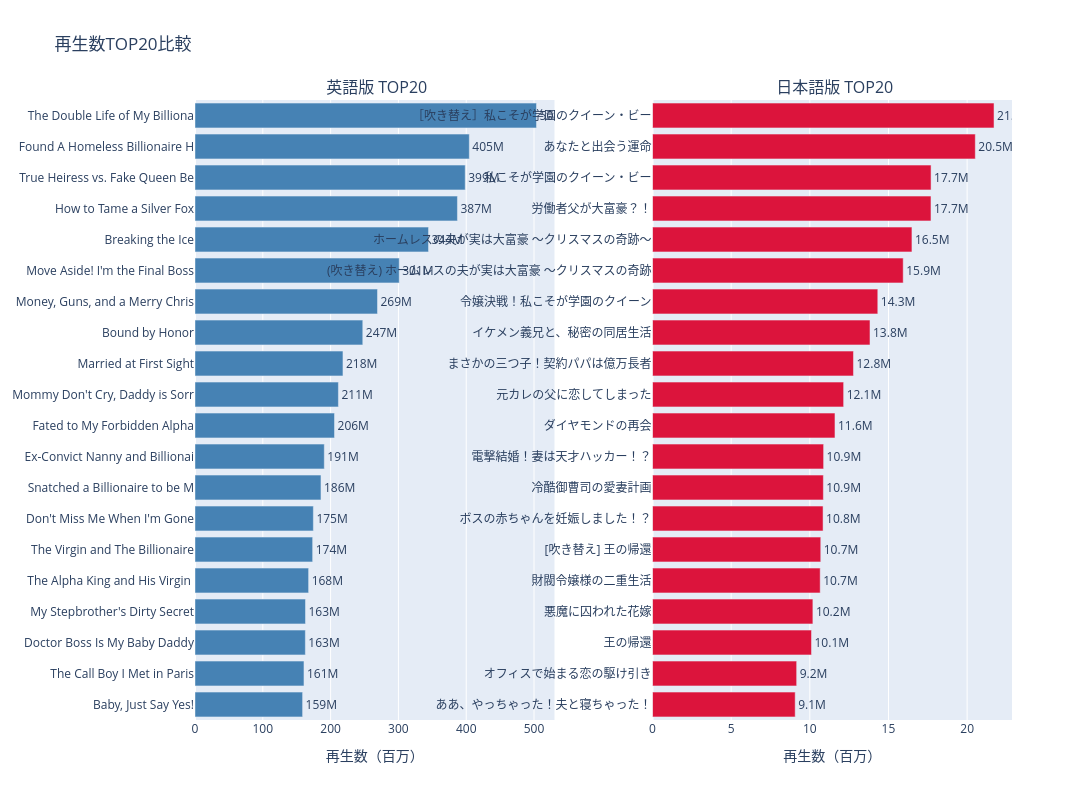

The code cell stored with this chart in its notebook:
### Code cell
#  再生数TOP20比較（横並び）

if len(df_en) > 0:
    top20_en = df_en.nlargest(20, 'read_count')[['title', 'read_count', 'content_type']]
    top20_ja = df.nlargest(20, 'read_count')[['title', 'read_count', 'category']]
    
    fig = make_subplots(rows=1, cols=2,
                         subplot_titles=[' 英語版 TOP20', ' 日本語版 TOP20'],
                         horizontal_spacing=0.12)
    
    # 英語版
    fig.add_trace(
        go.Bar(y=top20_en['title'].str[:30][::-1], 
               x=top20_en['read_count'][::-1]/1e6,
               orientation='h', marker_color='steelblue',
               text=[f"{x/1e6:.0f}M" for x in top20_en['read_count'][::-1]],
               textposition='outside'),
        row=1, col=1
    )
    
    # 日本語版
    fig.add_trace(
        go.Bar(y=top20_ja['title'].str[:30][::-1],
               x=top20_ja['read_count'][::-1]/1e6,
               orientation='h', marker_color='crimson',
               text=[f"{x/1e6:.1f}M" for x in top20_ja['read_count'][::-1]],
               textposition='outside'),
        row=1, col=2
    )
    
    fig.update_layout(height=800, width=1600, showlegend=False,
                      title_text=' 再生数TOP20比較')
    fig.update_xaxes(title_text='再生数（百万）', row=1, col=1)
    fig.update_xaxes(title_text='再生数（百万）', row=1, col=2)
    fig.show()

### Figure 1 — Plotly figure (JSON) as saved in the notebook; plotly's stock layout.template omitted (floating-point values rounded to 4 significant figures)
{"data": [{"marker": {"color": "steelblue"}, "orientation": "h", "text": ["159M", "161M", "163M", "163M", "168M", "174M", "175M", "186M", "191M", "206M", "211M", "218M", "247M", "269M", "301M", "344M", "387M", "399M", "405M", "504M"], "textposition": "outside", "type": "bar", "x": [158.7, 160.7, 162.8, 163.0, 167.6, 173.5, 174.6, 185.8, 190.7, 205.8, 211.5, 218.2, 247.4, 269.2, 301.2, 344.4, 387.1, 398.5, 404.6, 503.7], "xaxis": "x", "y": ["Baby, Just Say Yes!", "The Call Boy I Met in Paris", "Doctor Boss Is My Baby Daddy", "My Stepbrother's Dirty Secret", "The Alpha King and His Virgin ", "The Virgin and The Billionaire", "Don't Miss Me When I'm Gone", "Snatched a Billionaire to be M", "Ex-Convict Nanny and Billionai", "Fated to My Forbidden Alpha", "Mommy Don't Cry, Daddy is Sorr", "Married at First Sight", "Bound by Honor", "Money, Guns, and a Merry Chris", "Move Aside! I'm the Final Boss", "Breaking the Ice", "How to Tame a Silver Fox", "True Heiress vs. Fake Queen Be", "Found A Homeless Billionaire H", "The Double Life of My Billiona"], "yaxis": "y"}, {"marker": {"color": "crimson"}, "orientation": "h", "text": ["9.1M", "9.2M", "10.1M", "10.2M", "10.7M", "10.7M", "10.8M", "10.9M", "10.9M", "11.6M", "12.1M", "12.8M", "13.8M", "14.3M", "15.9M", "16.5M", "17.7M", "17.7M", "20.5M", "21.7M"], "textposition": "outside", "type": "bar", "x": [9.069, 9.163, 10.11, 10.19, 10.66, 10.7, 10.84, 10.86, 10.88, 11.6, 12.15, 12.77, 13.83, 14.32, 15.94, 16.49, 17.7, 17.71, 20.52, 21.71], "xaxis": "x2", "y": ["ああ、やっちゃった！夫と寝ちゃった！", "オフィスで始まる恋の駆け引き", "王の帰還", "悪魔に囚われた花嫁", "財閥令嬢様の二重生活", "[吹き替え] 王の帰還", "ボスの赤ちゃんを妊娠しました！？", "冷酷御曹司の愛妻計画", "電撃結婚！妻は天才ハッカー！？", "ダイヤモンドの再会", "元カレの父に恋してしまった", "まさかの三つ子！契約パパは億万長者", "イケメン義兄と、秘密の同居生活", "令嬢決戦！私こそが学園のクイーン", "(吹き替え) ホームレスの夫が実は大富豪 ～クリスマスの奇跡", "ホームレスの夫が実は大富豪 ～クリスマスの奇跡～", "労働者父が大富豪？！", "私こそが学園のクイーン・ビー", "あなたと出会う運命", "［吹き替え］私こそが学園のクイーン・ビー"], "yaxis": "y2"}], "layout": {"annotations": [{"font": {"size": 16}, "showarrow": false, "text": " 英語版 TOP20", "x": 0.22, "xanchor": "center", "xref": "paper", "y": 1, "yanchor": "bottom", "yref": "paper"}, {"font": {"size": 16}, "showarrow": false, "text": " 日本語版 TOP20", "x": 0.78, "xanchor": "center", "xref": "paper", "y": 1, "yanchor": "bottom", "yref": "paper"}], "height": 800, "showlegend": false, "title": {"text": " 再生数TOP20比較"}, "width": 1600, "xaxis": {"anchor": "y", "domain": [0, 0.44], "title": {"text": "再生数（百万）"}}, "xaxis2": {"anchor": "y2", "domain": [0.56, 1], "title": {"text": "再生数（百万）"}}, "yaxis": {"anchor": "x", "domain": [0, 1]}, "yaxis2": {"anchor": "x2", "domain": [0, 1]}}}
